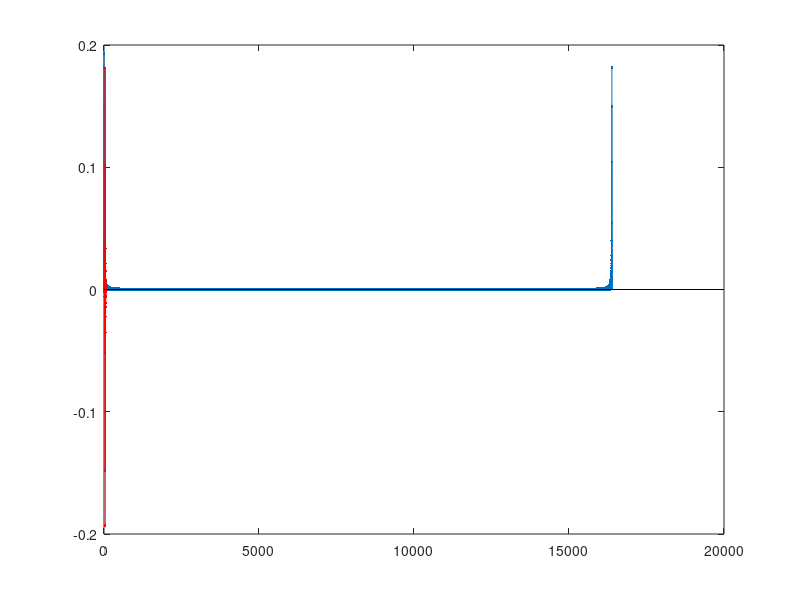
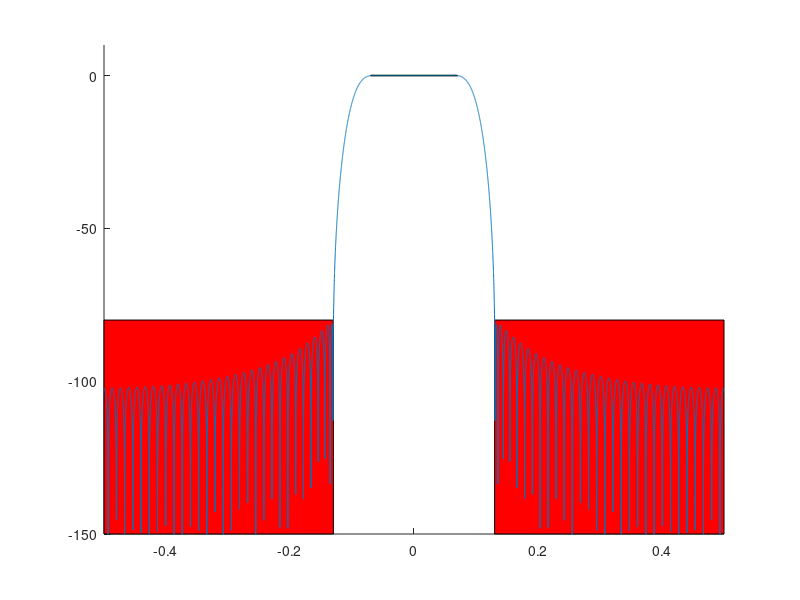

These charts were generated, in order, by the following MATLAB code:
%%FIR_FILTER_DESIGN Generates the FIR filter coefficients, or impulse
% response, to meet given design specifications
%
% Author: ECE486 Spring 2015 Lab Group 2
% Author: Jacob Allenwood, Travis Russell, Jeremiah Simonsen
% Date: 04/10/15
% 
% This script is used to design an M coefficient FIR filter using the
% window method. 
% 
% A filter is designed that allows 0.1 dB of ripple in the pass band of 
% 0 < f < 0.07, and no more than 80 dB of rejection in the stop band of
% 0.13 < f < 0.5. 

%%
N = 16*1024;
Fs = 48e3;
M = 75; % number of coefficients
% f = (0:N-1)/N;
% f(N/2+2:end) = f(N/2+2:end)-1;
f = linspace(-0.5,0.5,N);
F = f*Fs;
Hr = (abs(f)<.0955)*1.01; % ideal bandpass
hr = ifft(Hr);
figure(1); clf;
stem(0:N-1,abs(hr),'.');
Hd = Hr.*exp(-1i*2*pi*f*(M-1)/2); % delay to make it causal
hd = real(ifft(Hd));
h = hd(1:M).*kaiser(M,8)'; % window to M coefficients
hold on;
stem(1:M,h,'r.');
figure(2); clf; hold on;
patch([-.07 -.07 .07 .07],[-.1 .1 .1 -.1],'g');
patch([-.5 -.5 -.13 -.13],[-150 -80 -80 -150],'r');
patch([.5 .5 .13 .13],[-150 -80 -80 -150],'r');
plot(f,20*log10(abs(fft(h,N))));
axis([-.5 .5 -150 10]);